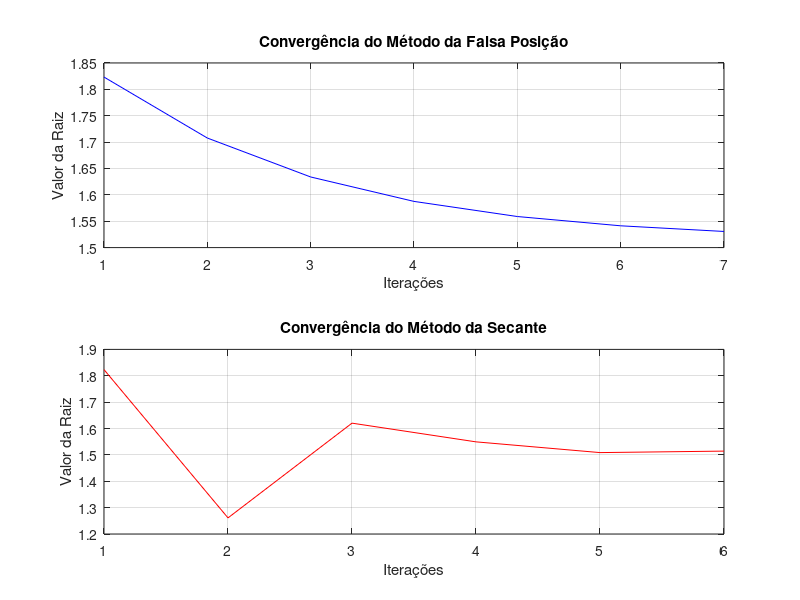

Write the MATLAB code that produced this figure.
function lista5Questao6()
    % Definindo constantes
    Q = 20;
    g = 9.81;

    % Executar o método da Falsa Posição
    fprintf("Método da Falsa Posição:\n");
    [rootFalsaPosicao, itFalsaPosicao, valoresFalsaPosicao] = metodoFalsaPosicao(Q, g);

    % Executar o método da Secante
    fprintf("\nMétodo da Secante:\n");
    [rootSecante, itSecante, valoresSecante] = metodoSecante(Q, g);

    % Criar tabela comparativa
    criar_tabela(itFalsaPosicao, rootFalsaPosicao, itSecante, rootSecante);

    % Criar gráficos de convergência
    criar_graficos(itFalsaPosicao, valoresFalsaPosicao, itSecante, valoresSecante);
endfunction

function [r, it, valores] = metodoFalsaPosicao(Q, g)
    f = @(y) 1 - ((Q^2 * (3 + y)) / (g * (3 * y + (y^2 / 2))^3));

    a = 1;
    b = 2;

    % Define a tolerância para o erro absoluto
    Es = 1; % Tolerância em porcentagem
    Ea = Inf; % Erro absoluto inicial
    r = inf; % Valor inicial de r como infinito
    valores = []; % Armazena os valores de r

    % Verifica se há mudança de sinal no intervalo [a, b]
    if (f(a) * f(b) > 0)
        disp("Erro: não há mudança de sinal!");
        r = NaN; % Indica falha
        it = 0; % Ajusta para zero iterações, se falhar
        return;
    else
        it = 1; % Inicializa o contador de iterações
        n = 20; % Define o número máximo de iterações

        % Loop do método da Falsa Posição
        while (it <= n)
            rPrevio = r; % Armazena o valor anterior de r
            r = b - (f(b) * (a - b)) / (f(a) - f(b)); % Calcula nova raiz
            valores = [valores; r]; % Armazena o valor atual

            % Exibe os valores da iteração atual
            if it > 1
                Ea = calcularErroEstimativa(r, rPrevio); % Calcula o erro absoluto
            else
                Ea = Inf; % Na primeira iteração, o erro é infinito
            end

            fprintf('Iteração %d: a = %f, b = %f, r = %f, f(r) = %f, Aproximado = %f\n', ...
                    it, a, b, r, f(r), Ea);

            % Verifica se o erro é menor ou igual à tolerância ou se atingiu o máximo de iterações
            if (Ea <= Es)
                fprintf("Raiz encontrada: %f\n", r);
                return; % Sai do loop
            end

            it = it + 1; % Incrementa o contador de iterações

            % Atualiza o intervalo [a, b] com base no valor de f(r)
            if (f(a) * f(r) < 0)
                b = r; % Se houver mudança de sinal, atualiza o limite superior
            else
                a = r; % Caso contrário, atualiza o limite inferior
            end
        endwhile

        % Se o número máximo de iterações for atingido sem encontrar a raiz
        if it > n
            fprintf("Método falhou em %d iterações\n", it);
            r = NaN; % Indica falha
        end
    end
endfunction

function [r, it, valores] = metodoSecante(Q, g)
    f = @(y) 1 - ((Q^2 * (3 + y)) / (g * (3 * y + (y^2 / 2))^3));

    % Define a tolerância para o erro absoluto
    Es = 1; % Tolerância em porcentagem
    Ea = Inf; % Erro absoluto inicial
    valores = []; % Armazena os valores de r

    it = 1; % Inicializa o contador de iterações
    N = 20; % Define o número máximo de iterações
    x = 2; % Estimativa inicial
    xPrevio = 1; % Segunda estimativa inicial

    while (it <= N)
        xProx = (xPrevio * f(x) - x * f(xPrevio)) / (f(x) - f(xPrevio)); % Cálculo do próximo valor
        valores = [valores; xProx]; % Armazena o novo valor de r

        fprintf('Iteração %d: xr = %f, f(x) = %f\n', ...
                it, x, f(x));

        Ea = calcularErroEstimativa(xProx, x);

        if (Ea < Es)
            fprintf("Iterações %d: Raiz encontrada: %f\n", it, xProx);
            r = xProx; % A raiz encontrada
            return; % Sai do loop
        end

        xPrevio = x; % Atualiza o valor anterior
        x = xProx; % Atualiza o valor atual
        it = it + 1; % Incrementa o contador de iterações
    endwhile

    % Se o número máximo de iterações for atingido sem encontrar a raiz
    fprintf("Método falhou em %d iterações\n", it);
    r = NaN; % Indica falha
endfunction

% Função para calcular o erro absoluto
function Ea = calcularErroEstimativa(resultadoAtual, resultadoPrev)
    if resultadoPrev == Inf
        Ea = Inf; % Se o valor anterior for infinito, o erro é infinito
    else
        Ea = abs((resultadoAtual - resultadoPrev) / resultadoAtual) * 100; % Calcula o erro percentual
    end
endfunction

function criar_tabela(itFalsaPosicao, rootFalsaPosicao, itSecante, rootSecante)
    fprintf("\nTabela Comparativa:\n");
    fprintf("%-20s %-20s %-20s\n", "Método", "Número de Iterações", "Resultado Final");
    fprintf("%-20s %-20d %-20f\n", "Falsa Posição", itFalsaPosicao, rootFalsaPosicao);
    fprintf("%-20s %-20d %-20f\n", "Secante", itSecante, rootSecante);
endfunction

function criar_graficos(itFalsaPosicao, valoresFalsaPosicao, itSecante, valoresSecante)
    figure;

    % Gráfico para Falsa Posição
    subplot(2, 1, 1);
    plot(1:length(valoresFalsaPosicao), valoresFalsaPosicao, 'b-');
    title('Convergência do Método da Falsa Posição');
    xlabel('Iterações');
    ylabel('Valor da Raiz');
    grid on;

    % Gráfico para Secante
    subplot(2, 1, 2);
    plot(1:length(valoresSecante), valoresSecante, 'r-');
    title('Convergência do Método da Secante');
    xlabel('Iterações');
    ylabel('Valor da Raiz');
    grid on;

    % Salvar gráficos
    saveas(gcf, 'convergencia_metodos_falsa_posicao_secante.png');
endfunction

